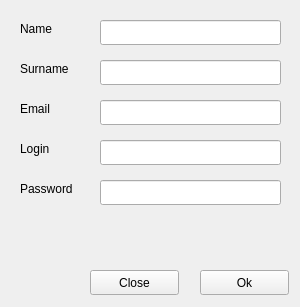
<?xml version="1.0" encoding="UTF-8"?>
<ui version="4.0">
 <class>mainWindow</class>
 <widget class="QMainWindow" name="mainWindow">
  <property name="geometry">
   <rect>
    <x>0</x>
    <y>0</y>
    <width>300</width>
    <height>307</height>
   </rect>
  </property>
  <property name="windowTitle">
   <string>Registration page</string>
  </property>
  <widget class="QWidget" name="centralwidget">
   <widget class="QPushButton" name="pushButton">
    <property name="geometry">
     <rect>
      <x>200</x>
      <y>270</y>
      <width>89</width>
      <height>25</height>
     </rect>
    </property>
    <property name="text">
     <string>Ok</string>
    </property>
   </widget>
   <widget class="QLabel" name="label">
    <property name="geometry">
     <rect>
      <x>20</x>
      <y>20</y>
      <width>67</width>
      <height>17</height>
     </rect>
    </property>
    <property name="text">
     <string>Name</string>
    </property>
   </widget>
   <widget class="QLabel" name="label_2">
    <property name="geometry">
     <rect>
      <x>20</x>
      <y>60</y>
      <width>67</width>
      <height>17</height>
     </rect>
    </property>
    <property name="text">
     <string>Surname</string>
    </property>
   </widget>
   <widget class="QLabel" name="label_3">
    <property name="geometry">
     <rect>
      <x>20</x>
      <y>100</y>
      <width>67</width>
      <height>17</height>
     </rect>
    </property>
    <property name="text">
     <string>Email</string>
    </property>
   </widget>
   <widget class="QLabel" name="label_4">
    <property name="geometry">
     <rect>
      <x>20</x>
      <y>140</y>
      <width>67</width>
      <height>17</height>
     </rect>
    </property>
    <property name="text">
     <string>Login</string>
    </property>
   </widget>
   <widget class="QLabel" name="label_5">
    <property name="geometry">
     <rect>
      <x>20</x>
      <y>180</y>
      <width>67</width>
      <height>17</height>
     </rect>
    </property>
    <property name="text">
     <string>Password</string>
    </property>
   </widget>
   <widget class="QLineEdit" name="lineEdit">
    <property name="geometry">
     <rect>
      <x>100</x>
      <y>20</y>
      <width>181</width>
      <height>25</height>
     </rect>
    </property>
   </widget>
   <widget class="QLineEdit" name="lineEdit_2">
    <property name="geometry">
     <rect>
      <x>100</x>
      <y>60</y>
      <width>181</width>
      <height>25</height>
     </rect>
    </property>
   </widget>
   <widget class="QLineEdit" name="lineEdit_3">
    <property name="geometry">
     <rect>
      <x>100</x>
      <y>100</y>
      <width>181</width>
      <height>25</height>
     </rect>
    </property>
   </widget>
   <widget class="QLineEdit" name="lineEdit_4">
    <property name="geometry">
     <rect>
      <x>100</x>
      <y>140</y>
      <width>181</width>
      <height>25</height>
     </rect>
    </property>
   </widget>
   <widget class="QLineEdit" name="lineEdit_5">
    <property name="geometry">
     <rect>
      <x>100</x>
      <y>180</y>
      <width>181</width>
      <height>25</height>
     </rect>
    </property>
   </widget>
   <widget class="QPushButton" name="pushButton_2">
    <property name="geometry">
     <rect>
      <x>90</x>
      <y>270</y>
      <width>89</width>
      <height>25</height>
     </rect>
    </property>
    <property name="text">
     <string>Close</string>
    </property>
   </widget>
  </widget>
 </widget>
 <resources/>
 <connections>
  <connection>
   <sender>pushButton_2</sender>
   <signal>clicked()</signal>
   <receiver>mainWindow</receiver>
   <slot>close()</slot>
   <hints>
    <hint type="sourcelabel">
     <x>72</x>
     <y>231</y>
    </hint>
    <hint type="destinationlabel">
     <x>93</x>
     <y>254</y>
    </hint>
   </hints>
  </connection>
 </connections>
</ui>
